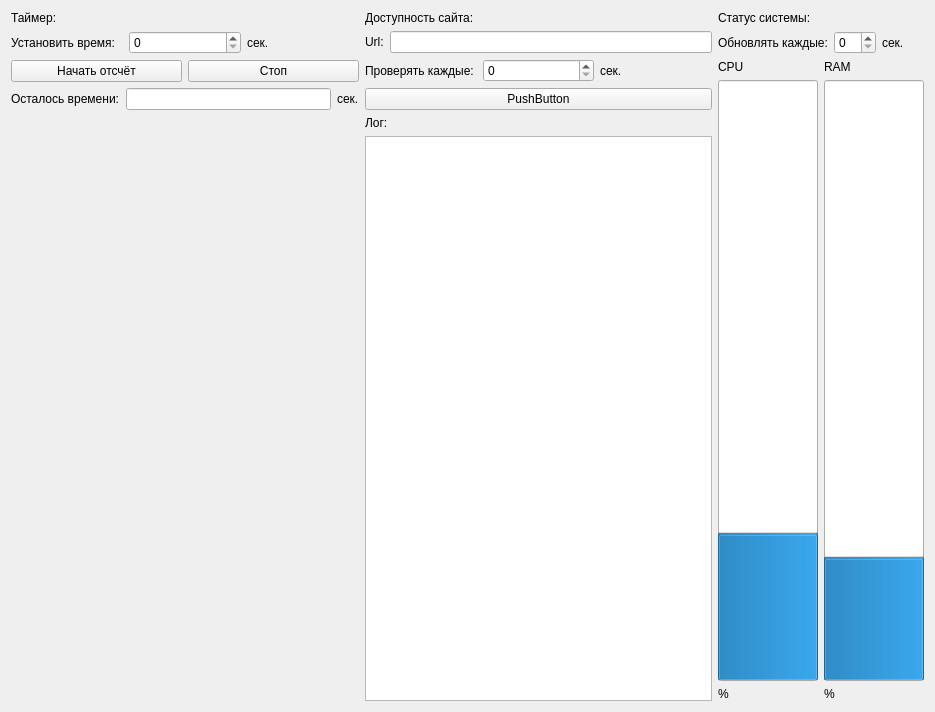
<?xml version="1.0" encoding="UTF-8"?>
<ui version="4.0">
 <class>Form</class>
 <widget class="QWidget" name="Form">
  <property name="geometry">
   <rect>
    <x>0</x>
    <y>0</y>
    <width>935</width>
    <height>712</height>
   </rect>
  </property>
  <property name="windowTitle">
   <string>Form</string>
  </property>
  <layout class="QGridLayout" name="gridLayout_3">
   <item row="0" column="0">
    <layout class="QGridLayout" name="gridLayout">
     <item row="0" column="2">
      <layout class="QVBoxLayout" name="verticalLayout_3">
       <item>
        <layout class="QHBoxLayout" name="horizontalLayout_11"/>
       </item>
       <item>
        <widget class="QLabel" name="label">
         <property name="text">
          <string>Статус системы:</string>
         </property>
        </widget>
       </item>
       <item>
        <layout class="QHBoxLayout" name="horizontalLayout_12">
         <item>
          <widget class="QLabel" name="label_12">
           <property name="text">
            <string>Обновлять каждые:</string>
           </property>
          </widget>
         </item>
         <item>
          <widget class="QSpinBox" name="spinBox_3"/>
         </item>
         <item>
          <widget class="QLabel" name="label_13">
           <property name="text">
            <string>сек.</string>
           </property>
          </widget>
         </item>
        </layout>
       </item>
       <item>
        <layout class="QHBoxLayout" name="horizontalLayout_13">
         <item>
          <layout class="QVBoxLayout" name="verticalLayout_4">
           <item>
            <widget class="QLabel" name="label_14">
             <property name="text">
              <string>CPU</string>
             </property>
            </widget>
           </item>
           <item>
            <widget class="QProgressBar" name="progressBar">
             <property name="minimumSize">
              <size>
               <width>100</width>
               <height>0</height>
              </size>
             </property>
             <property name="value">
              <number>24</number>
             </property>
             <property name="orientation">
              <enum>Qt::Vertical</enum>
             </property>
            </widget>
           </item>
          </layout>
         </item>
         <item>
          <layout class="QVBoxLayout" name="verticalLayout_5">
           <item>
            <widget class="QLabel" name="label_15">
             <property name="text">
              <string>RAM</string>
             </property>
            </widget>
           </item>
           <item>
            <widget class="QProgressBar" name="progressBar_2">
             <property name="minimumSize">
              <size>
               <width>100</width>
               <height>0</height>
              </size>
             </property>
             <property name="minimum">
              <number>5</number>
             </property>
             <property name="value">
              <number>24</number>
             </property>
             <property name="alignment">
              <set>Qt::AlignLeading|Qt::AlignLeft|Qt::AlignTop</set>
             </property>
             <property name="textVisible">
              <bool>true</bool>
             </property>
             <property name="orientation">
              <enum>Qt::Vertical</enum>
             </property>
             <property name="textDirection">
              <enum>QProgressBar::TopToBottom</enum>
             </property>
            </widget>
           </item>
          </layout>
         </item>
        </layout>
       </item>
       <item>
        <layout class="QHBoxLayout" name="horizontalLayout_14">
         <item>
          <widget class="QLabel" name="label_17">
           <property name="text">
            <string>%</string>
           </property>
          </widget>
         </item>
         <item>
          <widget class="QLabel" name="label_16">
           <property name="text">
            <string>%</string>
           </property>
          </widget>
         </item>
        </layout>
       </item>
      </layout>
     </item>
     <item row="0" column="0">
      <layout class="QGridLayout" name="gridLayout_2">
       <item row="3" column="0">
        <layout class="QHBoxLayout" name="horizontalLayout_4">
         <item>
          <widget class="QLabel" name="label_5">
           <property name="text">
            <string>Осталось времени:</string>
           </property>
          </widget>
         </item>
         <item>
          <widget class="QLineEdit" name="lineEdit"/>
         </item>
         <item>
          <widget class="QLabel" name="label_6">
           <property name="text">
            <string>сек.</string>
           </property>
          </widget>
         </item>
        </layout>
       </item>
       <item row="1" column="0">
        <layout class="QHBoxLayout" name="horizontalLayout_2">
         <item>
          <widget class="QLabel" name="label_3">
           <property name="text">
            <string>Установить время:</string>
           </property>
          </widget>
         </item>
         <item>
          <widget class="QSpinBox" name="spinBox"/>
         </item>
         <item>
          <widget class="QLabel" name="label_4">
           <property name="text">
            <string>сек.</string>
           </property>
          </widget>
         </item>
        </layout>
       </item>
       <item row="0" column="0">
        <widget class="QLabel" name="label_2">
         <property name="text">
          <string>Таймер:</string>
         </property>
        </widget>
       </item>
       <item row="2" column="0">
        <layout class="QHBoxLayout" name="horizontalLayout_3">
         <item>
          <widget class="QPushButton" name="pushButton">
           <property name="text">
            <string>Начать отсчёт</string>
           </property>
          </widget>
         </item>
         <item>
          <widget class="QPushButton" name="pushButton_3">
           <property name="text">
            <string>Стоп</string>
           </property>
          </widget>
         </item>
        </layout>
       </item>
       <item row="4" column="0">
        <spacer name="verticalSpacer">
         <property name="orientation">
          <enum>Qt::Vertical</enum>
         </property>
         <property name="sizeHint" stdset="0">
          <size>
           <width>20</width>
           <height>40</height>
          </size>
         </property>
        </spacer>
       </item>
      </layout>
     </item>
     <item row="0" column="1">
      <layout class="QVBoxLayout" name="verticalLayout_2">
       <item>
        <layout class="QHBoxLayout" name="horizontalLayout_5"/>
       </item>
       <item>
        <widget class="QLabel" name="label_7">
         <property name="text">
          <string>Доступность сайта:</string>
         </property>
        </widget>
       </item>
       <item>
        <layout class="QHBoxLayout" name="horizontalLayout_6">
         <item>
          <widget class="QLabel" name="label_8">
           <property name="text">
            <string>Url:</string>
           </property>
          </widget>
         </item>
         <item>
          <widget class="QLineEdit" name="lineEdit_2"/>
         </item>
        </layout>
       </item>
       <item>
        <layout class="QHBoxLayout" name="horizontalLayout_7">
         <item>
          <widget class="QLabel" name="label_9">
           <property name="text">
            <string>Проверять каждые:</string>
           </property>
          </widget>
         </item>
         <item>
          <widget class="QSpinBox" name="spinBox_2"/>
         </item>
         <item>
          <widget class="QLabel" name="label_10">
           <property name="text">
            <string>сек.</string>
           </property>
          </widget>
         </item>
        </layout>
       </item>
       <item>
        <layout class="QHBoxLayout" name="horizontalLayout_8">
         <item>
          <widget class="QPushButton" name="pushButton_2">
           <property name="text">
            <string>PushButton</string>
           </property>
          </widget>
         </item>
        </layout>
       </item>
       <item>
        <widget class="QLabel" name="label_11">
         <property name="text">
          <string>Лог:</string>
         </property>
        </widget>
       </item>
       <item>
        <layout class="QHBoxLayout" name="horizontalLayout_9"/>
       </item>
       <item>
        <layout class="QHBoxLayout" name="horizontalLayout_10">
         <item>
          <widget class="QPlainTextEdit" name="plainTextEdit_10"/>
         </item>
        </layout>
       </item>
      </layout>
     </item>
    </layout>
   </item>
  </layout>
 </widget>
 <resources/>
 <connections/>
</ui>
